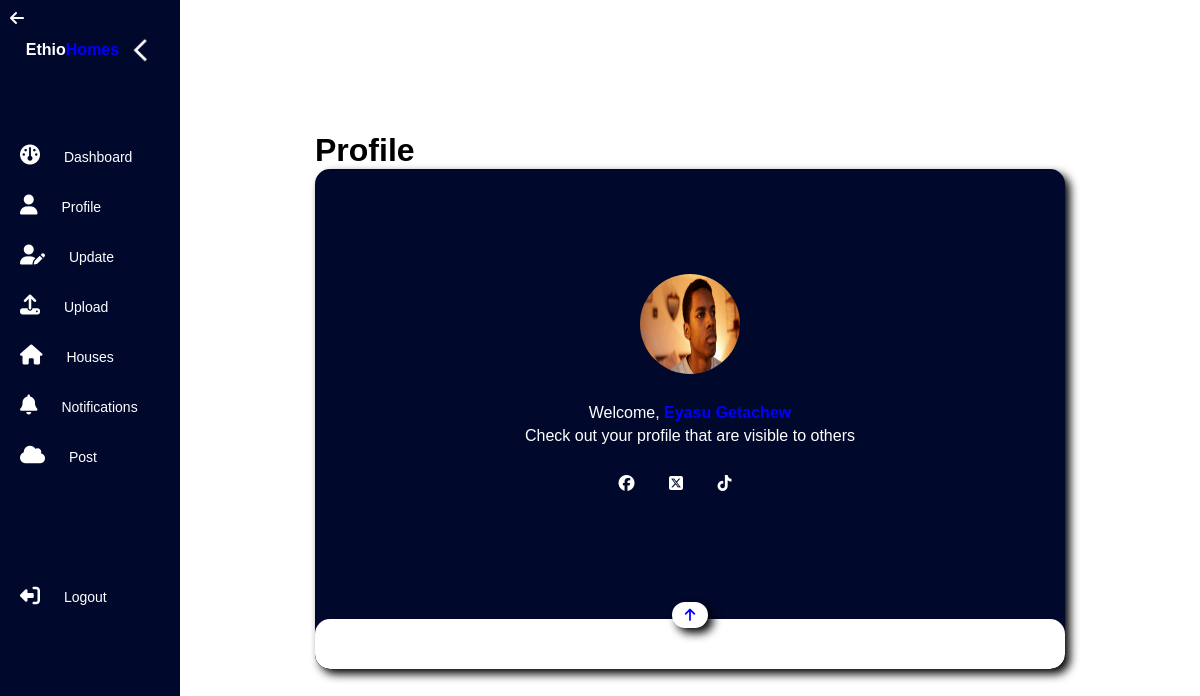
The app's page /html/user_page/profile_page.php (signed in) with its own data.
### tables this page shows
CREATE TABLE `user_table` (
  `user_id` int(10) NOT NULL,
  `user_image` varchar(100) NOT NULL,
  `first_name` varchar(100) NOT NULL,
  `last_name` varchar(100) NOT NULL,
  `user_name` varchar(100) NOT NULL,
  `user_email` varchar(100) NOT NULL,
  `user_password` varchar(100) NOT NULL,
  `user_phone` int(10) NOT NULL,
  `user_address` varchar(100) NOT NULL,
  `user_national_id` int(20) NOT NULL,
  `user_chapa_api_key` varchar(100) NOT NULL,
  `user_online` tinyint(1) NOT NULL,
  `house_sold` int(10) NOT NULL,
  `house_rented` int(10) NOT NULL,
  `house_bought` int(10) NOT NULL,
  `house_rented_from_others` int(10) NOT NULL,
  `total_sales` int(10) NOT NULL,
  `total_expense` int(10) NOT NULL,
  `user_report` int(10) NOT NULL,
  `date` date NOT NULL
);

### html/user_page/profile_page.php (the view, shortened to what this page needs)
<?php
    include ("../../php/connection.php");
    $user_id = $_SESSION['user_id'];
    if(isset($_SESSION['user_id'])){
?>
<!DOCTYPE html>
<html>
<head>
    <link rel="stylesheet" href="../../css/user_page.css">
    <link rel="stylesheet" href="https://cdnjs.cloudflare.com/ajax/libs/font-awesome/6.5.2/css/all.min.css" />
</head>
<body>
    <a href="../home_page.php"><i class="fa-solid fa-arrow-left" style="color: white; position: absolute; top: 10px; left: 10px; z-index: 1;"></i></a>
    <header id="header">
        <div class="brand_name">
            <label id="label">Ethio<span>Homes</span></label><img id="arrow" src="../../assets/white_arrow_left.png" width="30" height="30" onclick="collapse_sidebar()">
        </div>
        <div class="options">
            <div><a href="dash_board_page.php"><i class="fa-solid fa-gauge"></i>                                                                     <span id="option_labels">Dashboard</span></a></div>
            <div><a href="profile_page.php"><i class="fa-solid fa-user"></i>                                                                        <span id="option_labels">Profile</span></a></div>
            <div><a href="update_page.php"><i class="fas fa-user-edit navigation-icon"></i>                                                         <span id="option_labels">Update</span></a></div>
            <div><a href="upload_page.php"><i class="fa-solid fa-upload"></i>                                                                       <span id="option_labels">Upload</span></a></div>
            <div><a href="houses_page.php"><i class="fa-solid fa-house"></i>                                                                        <span id="option_labels">Houses</span></a></div>
            <div style="position: relative;"><a href="notification_page.php"><i class="fa-solid fa-bell"></i>                                       <span id="option_labels">Notifications</span></a></div>
            <div><a href="post_page.php"><i class="fa-solid fa-cloud"></i>                                                                          <span id="option_labels">Post</span></a></div>
            <div><a href="../../php/user_page/log_out.php"><i class="fa-solid fa-right-from-bracket" style="transform: rotate(-180deg);"></i>       <span id="option_labels">Logout</span></a></div>
        </div>
    </header>
    <main>
            <div class="display">
                <h1>Profile</h1>
                <?php
                    $sql0 = "SELECT * FROM user_table WHERE user_id = '$user_id'";
                    $user_table = mysqli_query($connection, $sql0);
                    $row = mysqli_fetch_assoc($user_table);
                ?>
                <div class="info">
                    <img src="../../z_databse_assets/<?php if($row['user_image']){ echo $row['user_image']; }else{ echo "user_profile_icon.png"; }?>" width="100" height="100">
                    <p>Welcome, <span><?php if(empty($row['first_name']) && empty($row['last_name'])){ echo "N/A"; }else{ echo $row['first_name']." ".$row['last_name']; } ?></span></p>
                    <p>Check out your profile that are visible to others</p>
                    <div class="socials">
                    <a href="https://www.facebook.com/ethiohomes5" target="_blank"><i class="fa-brands fa-facebook"></i></a>
                    <a href="https://www.twitter.com/ethiohomes5" target="_blank"><i class="fa-brands fa-square-x-twitter"></i></a>
                    <a href="https://www.tiktok.com/@ethiohomes6" target="_blank"><i class="fa-brands fa-tiktok"></i></a><br>
                    </div>
                    <div class="down profile_down">
                        <label><i class="fa-solid fa-arrow-up"></i></label>
                        <p><i class="fa-solid fa-envelope"></i><?php if(empty($row['user_email']) || $row['user_email'] == ""){ ?> N/A <?php }else{ echo $row['user_email']; } ?></p><br>
                        <p><i class="fa-solid fa-phone"></i><?php if(empty($row['user_phone']) || $row['user_phone'] == 0){ ?> N/A <?php }else{ echo $row['user_phone']; } ?></p><br>
                        <p><i class="fa-solid fa-location-dot"></i><?php if(empty($row['user_address']) || $row['user_address'] == ""){ ?> N/A <?php }else{ echo $row['user_address']; } ?></p><br>
                        <p><i class="fa-solid fa-user-doctor"></i><?php if(empty($row['user_chapa_api_key']) || $row['user_chapa_api_key'] == ""){ ?> N/A <?php }else{ echo $row['user_chapa_api_key']; } ?></p><br>
                    </div>
                </div>
            </div>
    </main>
</body>
</html>
<?php
    }
    else{
        header("Location: ../log_in_page.php?user_page=2");
    }
?>

### css/user_page.css (style rules this page uses)
* { margin: 0; padding: 0; box-sizing: border-box; font-family: Arial; text-decoration: none; }
body { display: flex; }
header { position: static; color: white; width: 180px; height: 100vh; background: #00082c; overflow: hidden; transition: 1s; }
header .brand_name { display: flex; justify-content: center; align-items: center; width: 100%; height: 50px; padding-top: 50px; padding-bottom: 50px; }
header .brand_name label { font-weight: 800; margin-right: 5px; }
header .brand_name span { color: blue; }
header img { cursor: pointer; transition: 1s; }
header .options { width: 100%; }
header .options div { font-size: 14px; padding: 15px 20px; }
header .options div a { color: white; }
header .options div:first-child { margin-top: 30px; }
header .options div:last-child { margin-top: 90px; }
header .options div i { color: white; font-size: 20px; }
header .options div span { margin-left: 20px; }
main { display: flex; justify-content: center; align-items: center; flex-grow: 1; height: 100vh; margin-left: 0px; }
.display .info { position: relative; display: flex; flex-direction: column; justify-content: center; align-items: center; border-radius: 15px; box-shadow: 5px 5px 10px black; width: 750px; height: 500px; padding-bottom: 70px; background: #00082c; overflow: hidden; }
.display .info img { border-radius: 100%; margin: 30px 0 30px 0; }
.display .info p { color: white; }
.display .info p span { color: blue; font-weight: 700; }
.display .info p:first-of-type { margin-bottom: 5px; }
.display .info .socials { margin: 30px 0 30px 0; }
.display .info a i { color: white; margin-right: 30px; }
.display .down { position: absolute; bottom: 0; display: flex; flex-direction: column; justify-content: center; align-items: center; border-radius: 15px; width: 100%; height: 50px; padding: 20px; background: white; }
.down.profile_down { transition: 1s; }
.down.profile_down label { position: absolute; top: -17px; color: blue; font-size: 14px; font-weight: 800; border: solid white; border-radius: 20px; box-shadow: 5px 5px 10px black; padding: 2px 10px; background: white; }
.down.profile_down label i { transition: 1s; }

### records on screen
user_table: user_image (picture), first_name "Eyasu", last_name "Getachew"
